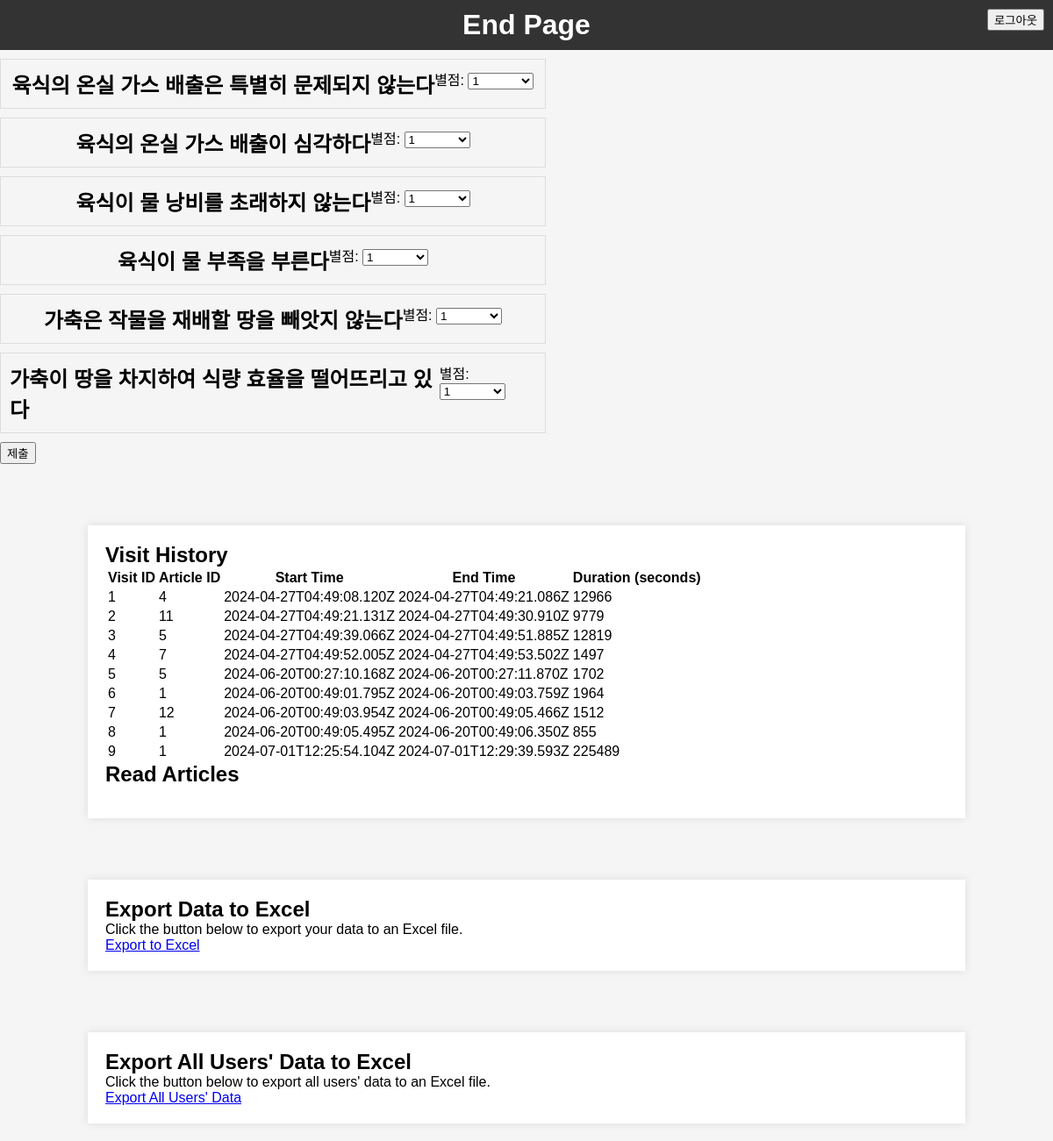
Page /end (signed in) on the committed database.
### app.py (models this page shows)
class Article(db.Model):
    id = db.Column(db.Integer, primary_key=True)
    title = db.Column(db.String(100), nullable=False)
    content = db.Column(db.Text, nullable=False)
    author_name = db.Column(db.String(100))  # 저자 이름
    author_occupation = db.Column(db.String(100))  # 저자 직업
    author_email = db.Column(db.String(100))  # 저자 이메일
    author_description = db.Column(db.Text)  # 저자 설명
    display_on_index = db.Column(db.Boolean, default=False)
    ratings = db.relationship('Rating', backref='article', lazy=True)

class Visit(db.Model):
    id = db.Column(db.Integer, primary_key=True)
    user_id = db.Column(db.Integer, db.ForeignKey('user.id', name='fk_visit_user'), nullable=False)
    article_id = db.Column(db.String(255), nullable=False)
    start_time = db.Column(db.String(255), nullable=False)
    end_time = db.Column(db.String(255), nullable=False)
    duration = db.Column(db.Integer, nullable=False)
    author_info_clicked = db.Column(db.Boolean, default=False)  # 추가된 필드

### app.py (the view)
@app.route('/end')
def end_page():
    visit_history = Visit.query.filter_by(user_id=session['user_id']).all()
    articles = Article.query.all()
    return render_template('end.html', visit_history=visit_history, articles=articles)

### templates/end.html (shortened to what this page needs)
<!DOCTYPE html>
<html lang="en">
<head>
    <link rel="stylesheet" type="text/css" href="/static/styles.css">
</head>
<body>
    <header>
        <h1>End Page</h1>
        <div style="position: fixed; right: 10px; top: 10px;">
            <a href="{{ url_for('login') }}">
                <button>로그아웃</button>
            </a>
        </div>
    </header>
    <form action="/rate" method="post" onsubmit="showCompletionMessage()">
        {% for article in articles %}
        {% if article.display_on_index %}
        <div class="article">
          <div class="article-header">
            <h3 class="article-title">{{ article.title }}</h3>
            <div class="rating-section">
              <label for="rating_{{ article.id }}">별점:</label>
              <select name="rating_{{ article.id }}" id="rating_{{ article.id }}">
                <option value="1">1</option>
              </select>
            </div>
          </div>
        </div>
        {% endif %}
        {% endfor %}
        <input type="submit" value="제출" >
    </form>
    <div class="container">
        <h2>Visit History</h2>
        <table>
            <thead>
                <tr>
                    <th>Visit ID</th>
                    <th>Article ID</th>
                    <th>Start Time</th>
                    <th>End Time</th>
                    <th>Duration (seconds)</th>
                </tr>
            </thead>
            <tbody>
                {% for visit in visit_history %}
                    <tr>
                        <td>{{ visit.id }}</td>
                        <td>{{ visit.article_id }}</td>
                        <td>{{ visit.start_time }}</td>
                        <td>{{ visit.end_time }}</td>
                        <td>{{ visit.duration }}</td>
                    </tr>
                {% endfor %}
            </tbody>
        </table>
        <h2>Read Articles</h2>
    </div>
    {% if session['user_name'] %}
    <div class="container">
        <h2>Export Data to Excel</h2>
        <p>Click the button below to export your data to an Excel file.</p>
        <a href="/export-to-excel" class="export-button">Export to Excel</a>
    </div>
    {% endif %}
    {% if session['user_name'] == 'admin' %}
    <div class="container">
        <h2>Export All Users' Data to Excel</h2>
        <p>Click the button below to export all users' data to an Excel file.</p>
        <a href="/export-all-to-excel" class="export-button">Export All Users' Data</a>
    </div>
    {% endif %}
</body>
</html>

### static/styles.css (style rules this page uses)
body, h1, h2, p { margin: 0; padding: 0; }
body { font-family: Arial, sans-serif; background-color: #f5f5f5; }
header { background-color: #333; color: #fff; padding: 10px; text-align: center; }
.container { max-width: 80%; margin: 20px auto; padding: 20px; background-color: #fff; box-shadow: 0 0 10px rgba(0, 0, 0, 0.1); margin-top: 70px; }
.article { width: 600px; border: 1px solid #ddd; padding: 10px; margin: 10px 0; cursor: pointer; }
.article-header { display: flex; justify-content: center; }

### templates/end.html (style rules this page uses)
.article { width: 600px; border: 1px solid #ddd; padding: 10px; margin: 10px 0; cursor: pointer; overflow: hidden; transition: max-height 0.3s ease-out; }
.article h3 { font-size: 24px; margin: 0; }

### rows in the picture
Article: title "육식의 온실 가스 배출은 특별히 문제되지 않는다", id "1"
Article: title "육식의 온실 가스 배출이 심각하다", id "1"
Article: title "육식이 물 낭비를 초래하지 않는다", id "1"
Article: title "육식이 물 부족을 부른다", id "1"
Article: title "가축은 작물을 재배할 땅을 빼앗지 않는다", id "1"
Article: title "가축이 땅을 차지하여 식량 효율을 떨어뜨리고 있다", id "1"
Visit: id "1", article_id "4", start_time "2024-04-27T04:49:08.120Z", end_time "2024-04-27T04:49:21.086Z", duration "12966"
Visit: id "2", article_id "11", start_time "2024-04-27T04:49:21.131Z", end_time "2024-04-27T04:49:30.910Z", duration "9779"
Visit: id "3", article_id "5", start_time "2024-04-27T04:49:39.066Z", end_time "2024-04-27T04:49:51.885Z", duration "12819"
Visit: id "4", article_id "7", start_time "2024-04-27T04:49:52.005Z", end_time "2024-04-27T04:49:53.502Z", duration "1497"
Visit: id "5", article_id "5", start_time "2024-06-20T00:27:10.168Z", end_time "2024-06-20T00:27:11.870Z", duration "1702"
Visit: id "6", article_id "1", start_time "2024-06-20T00:49:01.795Z", end_time "2024-06-20T00:49:03.759Z", duration "1964"
Visit: id "7", article_id "12", start_time "2024-06-20T00:49:03.954Z", end_time "2024-06-20T00:49:05.466Z", duration "1512"
Visit: id "8", article_id "1", start_time "2024-06-20T00:49:05.495Z", end_time "2024-06-20T00:49:06.350Z", duration "855"
Visit: id "9", article_id "1", start_time "2024-07-01T12:25:54.104Z", end_time "2024-07-01T12:29:39.593Z", duration "225489"
